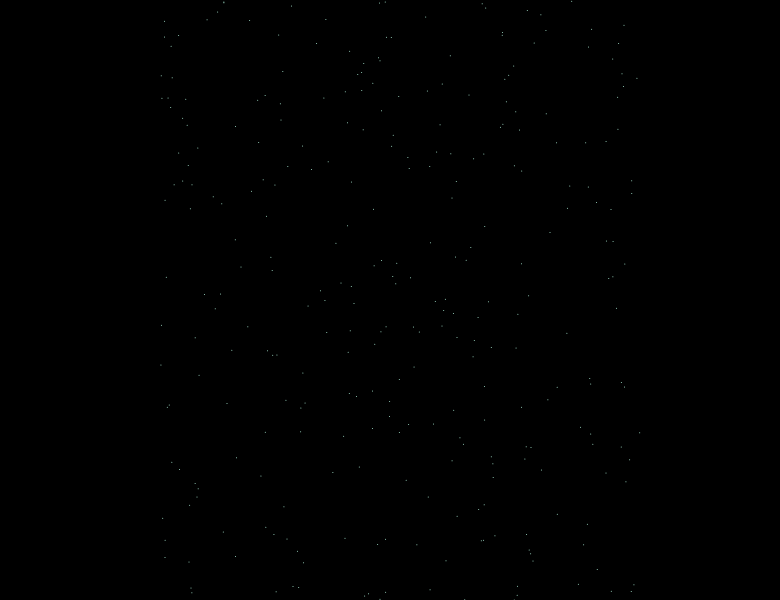
Frame 1 (no input)
Frame 60 (no input): identical to frame 1, image omitted
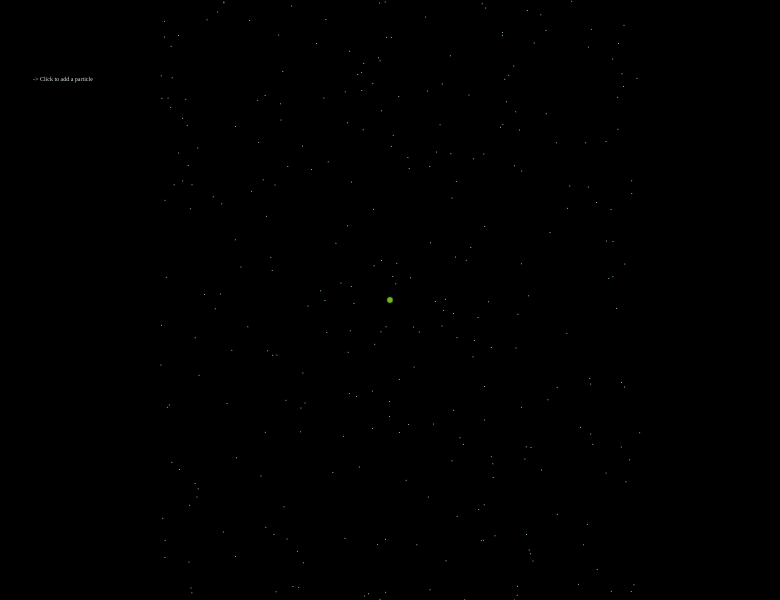
Frame 120 (the mouse pressed at the canvas centre since frame 60)

The p5.js sketch that drew these frames (run headless with seeded random() and noise() and a simulated clock; from frame 60 on, the mouse is pressed at the canvas centre):

// p5.js sketch
// ── sketch.js
var canvas;
var particles = [];
var attractors = [];
var repulsors = [];
var nbParticles;
var bool = true;
var tmp = 0;
var frameCount;
var canvas;
var rangeX = 250;
var rangeY = 0;
var responsiveFontSize;
var responsiveFontSizeAlt;
var responsiveOffSetTxt;
var responsiveOffSetTxtAlt;
var offsets = [];
var offsetsAlt = [];
var paddingLeft;
var pointActivated = true;
var moreInfosActivated = false;
var frames = [];
var G;
var maxAttractRepuls;
var gSlider;
var sliderVisible;
var alphaChange;

function setup(){	
	if(displayWidth > 800){ //computer
		G = 0.3;
		maxAttractRepuls = 12;
		canvas = createCanvas(windowWidth-20, windowHeight);	
		nbParticles = 2000;
		rangeX = int(windowWidth/5);
		responsiveFontSize = int(windowWidth/120);
		responsiveFontSizeAlt = int(windowWidth/205);
		responsiveOffSetTxt = int(windowWidth/96);
		responsiveOffSetTxtAlt = int(windowWidth/128);
		paddingLeft = int(windowWidth/38);
		for(var i = 1; i < 7; i++){
			offsets.push(paddingLeft+70+responsiveOffSetTxt*i);
		}
		for(var i = 1; i < 8; i++){
			offsetsAlt.push(offsets[5]+responsiveOffSetTxtAlt*i);
		}
		for(var i = 0; i < nbParticles; i++){
			particles.push(new Particle(random(rangeX, windowWidth - rangeX), random(rangeY, windowHeight - rangeY)));
		}

		if(windowWidth > 800){
			button = createButton('Switch mode');
			button.position(paddingLeft, offsetsAlt[3]);
			button.mousePressed(switchMode);
			button.style('background-color:black');
			button.style('border:1px solid #def0de');
			button.style('color:#def0de');
			button.style('font-size:'+responsiveFontSize-7+'px');
			button.style('font-family:Andale Mono');

			button2 = createButton('Add particles');
			button2.position(paddingLeft, offsetsAlt[4]+windowWidth/40);
			button2.mousePressed(addParticle);
			button2.style('background-color:black');
			button2.style('border:1px solid #def0de');
			button2.style('color:#def0de');
			button2.style('font-size:'+responsiveFontSize-7+'px');
			button2.style('font-family:Andale Mono');

			button3 = createButton('Display infos');
			button3.position(paddingLeft, offsetsAlt[5]+2*(windowWidth/40));
			button3.mousePressed(triggerInfos);
			button3.style('background-color:black');
			button3.style('border:1px solid #def0de');
			button3.style('color:#def0de');
			button3.style('font-size:'+responsiveFontSize-7+'px');
			button3.style('font-family:Andale Mono');

			button4 = createButton('Reset');
			button4.position(paddingLeft, offsetsAlt[6]+3*(windowWidth/40));
			button4.mousePressed(resetCanvas);
			button4.style('background-color:black');
			button4.style('border:1px solid #def0de');
			button4.style('color:#def0de');
			button4.style('font-size:'+responsiveFontSize-7+'px');
            button4.style('font-family:Andale Mono');
            
            gSlider = createSlider(0, 5, 0.3, 0.05);
            gSlider.position(paddingLeft, 80);
			gSlider.style('visibility: hidden');
			gSlider.style('border : 1px solid #def0de');
		}	
	}else{ //phone
		G = 0.15;
		maxAttractRepuls = 7;
		canvas = createCanvas(displayWidth-20, displayHeight);
		nbParticles = 300;
		rangeX = int(displayWidth/5);
		responsiveFontSize = int(displayWidth/120);
		responsiveFontSizeAlt = int(displayWidth/300);
		responsiveOffSetTxt = int(displayWidth/96);
		responsiveOffSetTxtAlt = int(displayWidth/128);
		paddingLeft = int(displayWidth/24);
		for(var i = 1; i < 7; i++){
			offsets.push(paddingLeft+responsiveOffSetTxt*i);
		}
		for(var i = 1; i < 6; i++){
			offsetsAlt.push(offsets[offsets.length]+3+responsiveOffSetTxtAlt*i);
		}
		for(var i = 0; i < nbParticles; i++){
			particles.push(new Particle(random(rangeX, displayWidth - rangeX), random(rangeY, displayHeight - rangeY)));
		}
	}

	//rangeX = displayHeight/2;
	canvas.position(0,0);
	canvas.style('z-index', '-1');
	background(0); //lines

	for(var i = 0; i < 150; i++){
		frames.push(i*5);
	}
}

function draw(){
	if(pointActivated){
		background(0);
		if(windowWidth > 800){
			drawTxt();
			if(moreInfosActivated){
				showMoreInfos();
			}
		}
	}

	if(displayWidth > 800){
		if(frameCount <= 300){
			for(var i = 0; i < frames.length - 1; i++){
				if(frameCount > (150+frames[i])){
					for(var j = i*(nbParticles/40); j < (i+1)*(nbParticles/40); j++){
						if(j >= nbParticles){
							break;
						}
						particles[j].show();
					}
				}
			}
        }
	}else{
		for(var i = 0; i < particles.length; i++){
			particles[i].show();
		}
	}
	
	for(var i = 0; i < particles.length; i++){
		for(var j = 0; j < attractors.length; j++){
			particles[i].attractedBy(attractors[j]);
		}
		if(frameCount >= 300){
			for(var k = 0; k < repulsors.length; k++){
				particles[i].repulsedBy(repulsors[k]);
			}
			particles[i].update()	;
			particles[i].show();
		}
		
	}
	for(var i = 0; i < attractors.length; i++){
		attractors[i].show();
	}
	for(var j = 0; j < repulsors.length; j++){
		repulsors[j].show();
	}

}

function switchMode() {
	if(pointActivated == true){
		pointActivated = false;
		alphaChange = false;
	}else{
		pointActivated = true;
		alphaChange = true;
	}
}

function addParticle(){
	if(particles.length <= 3500){
		for(var i = 0; i < 500; i++){
			particles.push(new Particle(random(rangeX, windowWidth - rangeX), random(rangeY, windowHeight - rangeY)));
		}
	}
}

function resetCanvas(){
	attractors = [];
	repulsors = [];
	particles = [];
	background(0);
	for(var i = 0; i < nbParticles; i++){
		particles.push(new Particle(random(rangeX, windowWidth - rangeX), random(rangeY, windowHeight - rangeY)));
	}
}

function triggerInfos(){
	if(!moreInfosActivated){
		moreInfosActivated = true;
		gSlider.style('visibility: visible');
	}else{
		moreInfosActivated = false;
		gSlider.style('visibility: hidden');
	}
}

function showMoreInfos(){
	push();
	translate(0, -windowWidth/96);
	stroke(0);
	strokeWeight(0);
	fill("#def0de");
	textSize(responsiveFontSize);
    textFont("Andale Mono");
	
    G = gSlider.value();
	text('Gravitational constant', paddingLeft, 90);
	gSlider.style('background-color : black');

	textSize(responsiveFontSize);
	text("* Particles : " + particles.length, paddingLeft, offsets[0]);
	textSize(responsiveFontSize);
	text("* G Force : " + G, paddingLeft, offsets[1]);

	textSize(responsiveFontSize);
	text("* Frames : " + frameCount, paddingLeft, offsets[2]);
	textSize(responsiveFontSizeAlt);
	text("-------------------------------------------------------", paddingLeft, offsets[3])
	textSize(responsiveFontSize);
	text("Code available on my github", paddingLeft, offsets[4]);
	textSize(responsiveFontSizeAlt);
	text("-------------------------------------------------------", paddingLeft, offsets[5]);
	pop();
}

function windowResized() {
	resizeCanvas(windowWidth, windowHeight);
}

function deviceTurned(){
	resizeCanvas(windowHeight, windowWidth);
}

function drawTxt(){
	push();
	stroke(0);
	strokeWeight(0);
	fill("#def0de");
	textFont("Andale Mono");
	textSize(responsiveFontSize);
	if(frameCount < 375){
		if(frameCount > 75 && frameCount < 150){ //lines appearing one by one
			text("-> Click to add a particle", paddingLeft, offsets[5]);
			
		}
		if(frameCount > 150 && frameCount < 225){
			text("-> Use 'p' to pause", paddingLeft, offsetsAlt[0]);
			
		}
		if(frameCount > 225 && frameCount < 300){
			text("-> Use 'v' to select repulsor", paddingLeft, offsetsAlt[1]);
			
		}
		if(frameCount > 300 && frameCount < 375){
			text("-> Use 'b' to select attractor", paddingLeft, offsetsAlt[2]);
			
		}
	}else{
		if(frameCount < 500 && frameCount%10 == 0){ //blinking first line
			text("-> Click to add a particle", paddingLeft, offsets[5]);
		}else{
			background(0);
		}
		if(frameCount >= 500){
			text("-> Click to add a particle", paddingLeft, offsets[5]);
		}
		text("-> Use 'p' to pause", paddingLeft, offsetsAlt[0]);
		text("-> Use 'v' to select repulsor", paddingLeft, offsetsAlt[1]);
		text("-> Use 'b' to select attractor", paddingLeft, offsetsAlt[2]);
	}
	pop();
}

function mousePressed(){
	if(attractors.length + repulsors.length < maxAttractRepuls){
		if(mouseX > rangeX && mouseX < displayWidth - rangeX){
			if(mouseY > rangeY && mouseY < displayHeight - rangeY){
				if(bool){
					attractors.push(new Attractor(mouseX,mouseY))
				}
				else{
					repulsors.push(new Repulsor(mouseX,mouseY));
				}
			}
		}
	}
}

function keyPressed(){
	if(key == "b"){
		bool = true;
	}
	if(key == "v"){
		bool = false;
	}
	if(key == "p"){
		if(tmp == 0){
			noLoop();
			tmp = 1;
		}
		else{
			loop();
			tmp = 0;
		}

	}

}

// ── attractor.js
function Attractor(x,y){
	this.pos = createVector(x,y);
	this.w = 5;

	this.show = function(){
		stroke(0);
		fill('#74b71c');
		circle(this.pos.x, this.pos.y, this.w + 2);
	}

}
// ── particle.js
function Particle(x,y){
	this.pos = createVector(x,y);
	this.prev = createVector(x,y);
	this.vel = createVector();
	this.acc = createVector();
	this.w = 5;
	this.color1 = random(255);
	this.color2 = random(255);
	this.color3 = random(255);

	this.show = function(){
		//stroke(this.color1,this.color2,this.color3);
		stroke('#adeed7');
		strokeWeight(1);
		point(this.pos.x,this.pos.y);
	}

	this.update = function(){
		this.pos.add(this.vel);
		this.vel.add(this.acc);
		this.acc.mult(0);
	}

	this.attractedBy = function(attractor){
		var attractorPos = createVector(attractor.pos.x, attractor.pos.y);
		var force = p5.Vector.sub(attractorPos, this.pos);
		var dsquared = force.magSq();
		dsquared = constrain(dsquared, 100, 500);
		var G = 0.3;
		var strength = (this.w + attractor.w)*G / dsquared;
		force.setMag(strength);
		this.acc.add(force);
	}

	this.repulsedBy = function(repulsor){
		var repulsorPos = createVector(repulsor.pos.x, repulsor.pos.y);
		var force = p5.Vector.sub(repulsorPos, this.pos);
		var dsquared = force.magSq();
		var G = 2;
		var strength = (this.w + repulsor.w)*G / dsquared;
		force.setMag(-strength);
		this.acc.add(force);
	}

}

// ── repulsor.js
function Repulsor(x,y){
	this.pos = createVector(x,y);
	this.w = 5;

	this.show = function(){
		stroke(0);
		fill('#ea5b50');
		circle(this.pos.x, this.pos.y, this.w + 2);
	}
}
